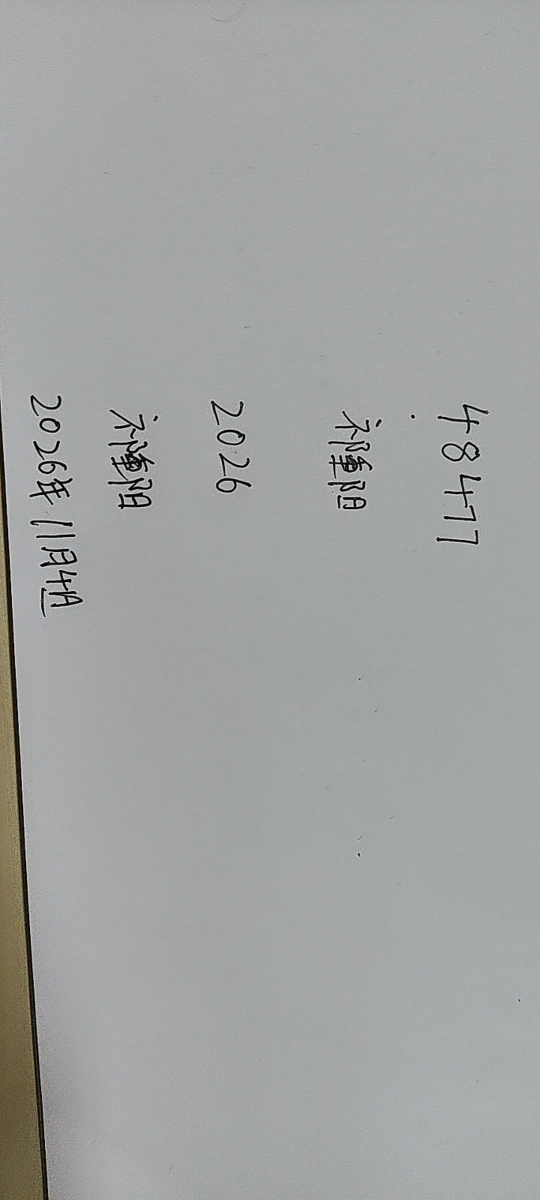
#> input picture 文档/授权书/sign_src.jpg, 1080 x 2400 px (shown at 1/2 size)
$ python extract_sign.py
#> lines starting #> are read from the running program, lines starting #| are printed output that depends on the picture; after the words box and inside, x2 and y2 are one past the last pixel; in counts of white or black regions, pixels touching at a corner belong together
# -*- coding: utf-8 -*-
"""extract_sign.py : 从白纸照片中抠出每段手写内容

做法：先用低频背景估计把纸面拉成纯白（白平衡），再按暗度裁掉四周空白，
输出不透明 RGB——贴到白底页面上时纸底与页面融为一体，只留下墨迹。
"""
import os
import shutil

import numpy as np
from PIL import Image, ImageFilter

HERE = os.path.dirname(os.path.abspath(__file__))
SRC = os.path.join(HERE, 'sign_src.jpg')
OUT = os.path.join(HERE, 'crops')
if os.path.isdir(OUT):
    shutil.rmtree(OUT)
os.makedirs(OUT, exist_ok=True)

im = Image.open(SRC).rotate(90, expand=True).convert('RGB')
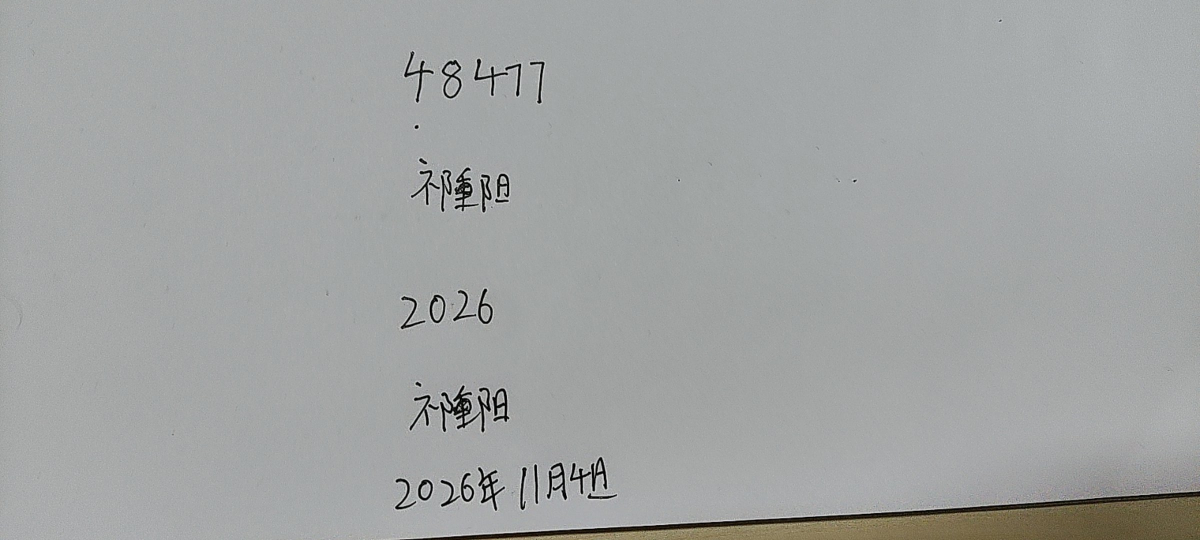
#> im: PIL image 2400x1080 RGB (shown at 1/2 size); mean R, G, B 161.2, 163.4, 162.8
w, h = im.size
#> w = 2400; h = 1080
im = im.crop((60, 20, w - 60, h - 40))
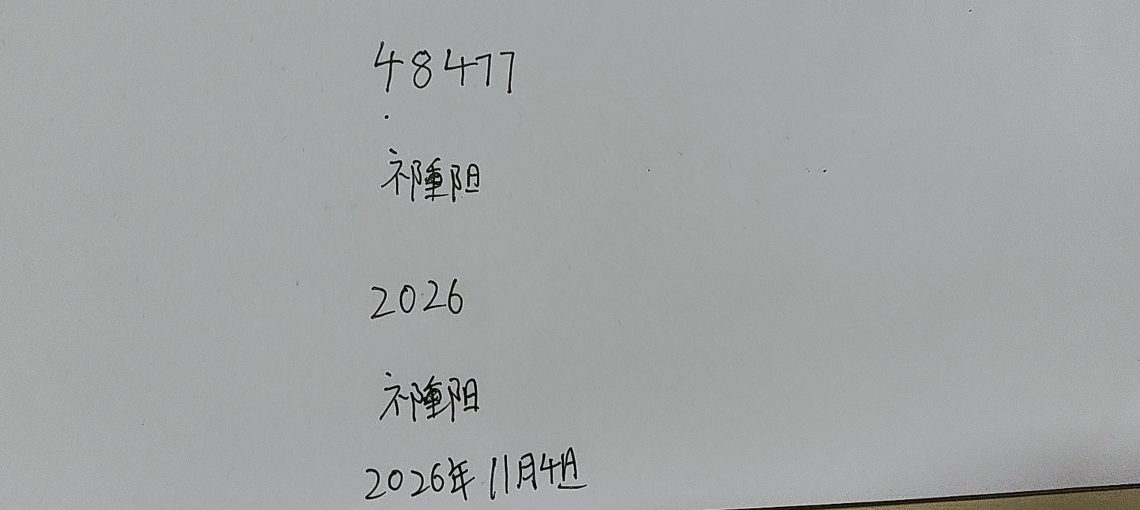
#> im: PIL image 2280x1020 RGB (shown at 1/2 size); mean R, G, B 162, 164.5, 164.4
g = np.array(im.convert('L')).astype(np.float32)
print('cropped size', im.size)
#| cropped size (2280, 1020)

ink = g < 110
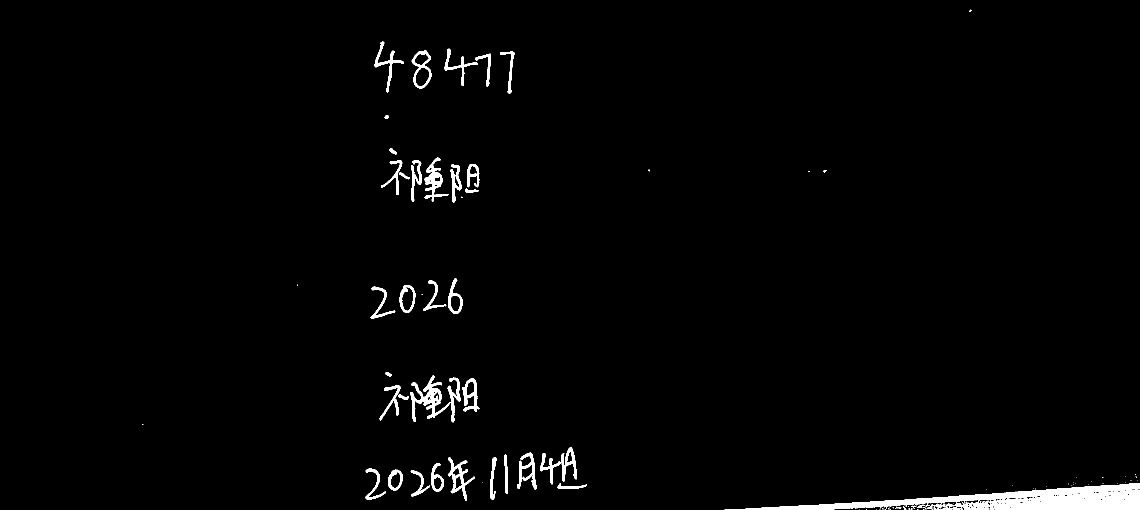
#> ink: shape (1020, 2280) bool (shown at 1/2 size); 1.8% white; 104 white regions (62 under 20 px), largest, box (x1, y1, x2, y2) and area: (1449, 966, 2280, 1020) 18171, (820, 751, 902, 844) 2217, (849, 315, 898, 403) 1404
rows = ink.sum(axis=1)
#> rows = 1020 values, max 618 at index 1018, min 0 at index 0, mean 40.07

bands = []
in_band, start = False, 0
for y, v in enumerate(rows):
    if v > 3 and not in_band:
        in_band, start = True, y
    elif v <= 3 and in_band:
        in_band = False
        bands.append([start, y])
#> this loop made 1020 passes
#> (v, in_band) on passes 22, 24: (4, True), (0, False)
#> in_band on passes 85, 188, 232, 239, 298, 309: True, False, True, False, True, False
#> after the loop, bands = [[21, 23], [84, 187], [231, 238], [297, 308], [316, 404], [557, 638], [744, 844]]; in_band = True; start = 895
if in_band:
    bands.append([start, len(rows)])

merged = []
for b in bands:
    if merged and b[0] - merged[-1][1] < 45:
        merged[-1][1] = b[1]
    else:
        merged.append(b)
#> this loop made 8 passes
#> after the loop, merged = [[21, 23], [84, 238], [297, 404], [557, 638], [744, 844], [895, 1020]]

bands = []
for y0, y1 in merged:
    while y1 > y0 + 20 and ink[y1 - 1, :].sum() > 0.25 * ink.shape[1]:
        y1 -= 1
    if y1 - y0 > 20:
        bands.append((y0, y1))
#> this loop made 6 passes
#> after the loop, bands = [(84, 238), (297, 404), (557, 638), (744, 844), (895, 1010)]

print('bands:', bands)
#| bands: [(84, 238), (297, 404), (557, 638), (744, 844), (895, 1010)]
names = ['team_id', 'member', 'year', 'signature', 'date']

for i, (y0, y1) in enumerate(bands):
    # 内容都靠左，固定 x 范围即可避开右侧噪点与桌面
    x0, x1 = 40, 900
    pad = 8
    y0p, y1p = max(0, y0 - pad), min(g.shape[0], y1 + pad)

    sub = im.crop((x0, y0p, x1, y1p))
    rgb = np.array(sub).astype(np.float32)

    # 低频背景（纸面亮度）估计：缩小 -> 取亮 -> 放大
    small_w = max(2, sub.size[0] // 24)
    small_h = max(2, sub.size[1] // 8)
    small = sub.convert('L').resize((small_w, small_h), Image.BOX)
    small = small.filter(ImageFilter.MaxFilter(3))
    bg = np.array(small.resize(sub.size, Image.BILINEAR)).astype(np.float32)
    bg = np.maximum(bg, 60.0)

    # 白平衡：纸面拉到 246，墨迹保持深色
    scale = 246.0 / bg
    norm = np.clip(rgb * scale[..., None], 0, 255)
    lum = np.array(Image.fromarray(norm.astype(np.uint8), 'RGB').convert('L')).astype(np.float32)

    # 用暗度裁掉四周空白
    mask = lum < 205
    ys, xs = np.where(mask)
    if len(ys) == 0:
        continue
    yy0, yy1 = max(0, ys.min() - 4), min(lum.shape[0], ys.max() + 5)
    xx0, xx1 = max(0, xs.min() - 4), min(lum.shape[1], xs.max() + 5)

    out = Image.fromarray(norm[yy0:yy1, xx0:xx1].astype(np.uint8), 'RGB')
    name = names[i] if i < len(names) else 'extra%d' % i
    path = os.path.join(OUT, '%d_%s.png' % (i, name))
    out.save(path)
    print('%-10s w=%4d h=%3d  %s' % (name, out.size[0], out.size[1], path))
#> this loop made 5 passes
#> (y0, y1, y0p, y1p, small_h, yy0, yy1, xx0) on passes 1 to 5: (84, 238, 76, 246, 21, 2, 166, 698), (297, 404, 289, 412, 15, 3, 119, 562), (557, 638, 549, 646, 12, 0, 96, 231), (744, 844, 736, 852, 14, 3, 116, 240), (895, 1010, 887, 1018, 16, 23, 117, 682)
#| team_id    w= 162 h=164  文档/授权书/crops/0_team_id.png
#| member     w= 298 h=116  文档/授权书/crops/1_member.png
#| year       w= 629 h= 96  文档/授权书/crops/2_year.png
#| signature  w= 620 h=113  文档/授权书/crops/3_signature.png
#| date       w= 178 h= 94  文档/授权书/crops/4_date.png
#> pass 1, `sub = im.crop((x0, y0p, x1, y1p))`:
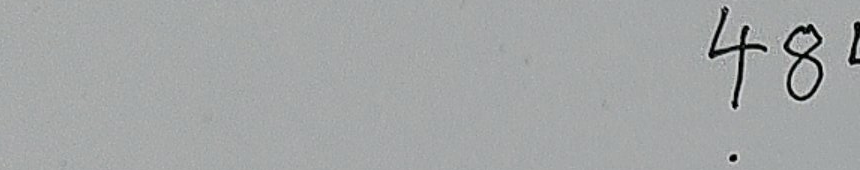
#> sub: PIL image 860x170 RGB; mean R, G, B 163.3, 165.8, 166.1
#> pass 1, `small = sub.convert('L').resize((small_w, small_h), Image.BOX)`:
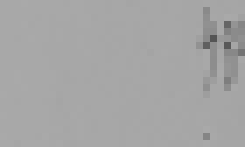
#> small: PIL image 35x21 L (shown 7 times larger); min 85, max 169, mean 165.1
#> after the loop:
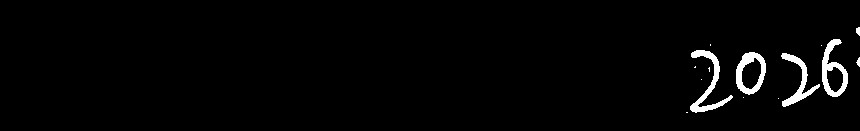
#> mask: shape (131, 860) bool; 2.2% white; 14 white regions (8 under 20 px), largest, box (x1, y1, x2, y2) and area: (690, 50, 733, 113) 663, (822, 39, 848, 97) 626, (736, 52, 766, 95) 586, (781, 53, 820, 107) 540, (856, 27, 860, 36) 28, (856, 57, 860, 67) 24
#> after the loop:
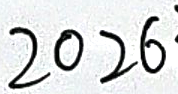
#> out: PIL image 178x94 RGB; mean R, G, B 216.7, 218.6, 219.1

$ run again, with 文档/授权书/grid.png saved as 文档/授权书/sign_src.jpg
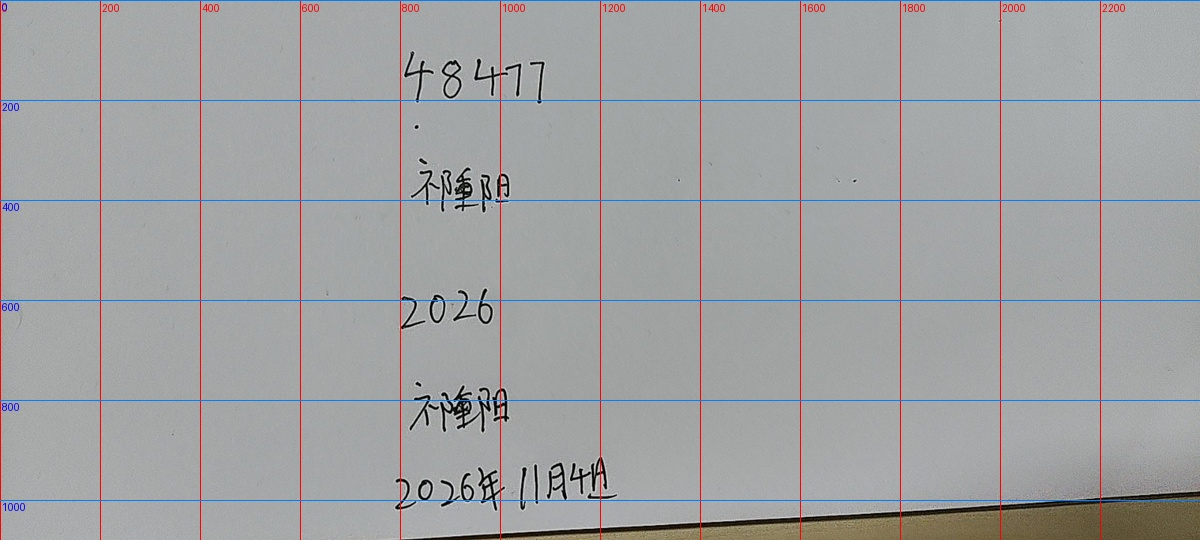
#> input picture 文档/授权书/grid.png, 1200 x 540 px
#| cropped size (420, 1140)
#> `ink = g < 110`:
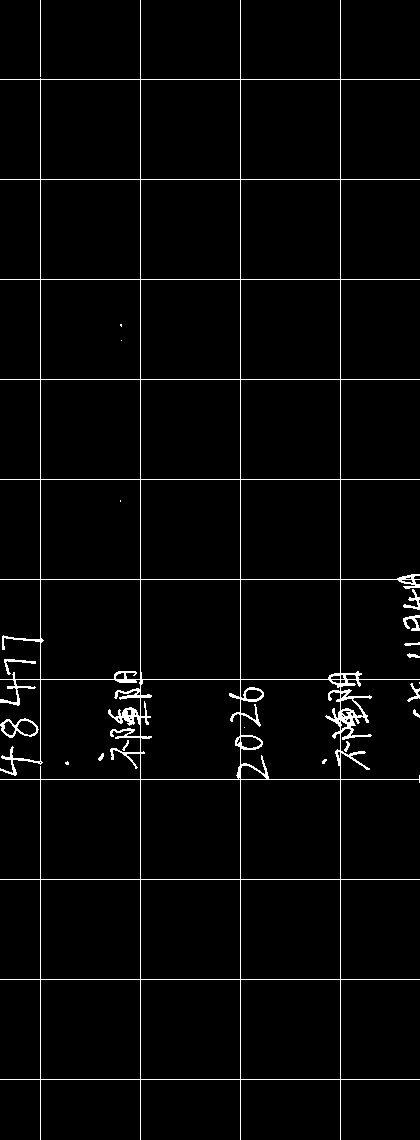
#> ink: shape (1140, 420) bool; 2.8% white in thin lines or dots
#> rows = 1140 values, max 420 at index 79, min 3 at index 77, mean 11.78
#> the loop `for y, v in enumerate(rows):` made 1140 passes
#> (in_band, start) on passes 1, 79: (True, 0), (True, 78)
#> after the loop `for y, v in enumerate(rows):`: bands = [[0, 77]]; in_band = True; start = 78
#> the loop `for b in bands:` made 2 passes
#> b on passes 1 to 2: [0, 77], [78, 1140]
#> after the loop `for b in bands:`: merged = [[0, 1140]]
#> the loop `for y0, y1 in merged:` made 1 pass
#> after the loop `for y0, y1 in merged:`: bands = [(0, 1140)]
#| bands: [(0, 1140)]
#> the loop `for i, (y0, y1) in enumerate(bands):` made 1 pass
#> (y0, y1, x0, x1, pad, y0p, y1p, small_w) on pass 1: (0, 1140, 40, 900, 8, 0, 1140, 35)
#> (printed output is left out)
#> after the loop `for i, (y0, y1) in enumerate(bands):`:
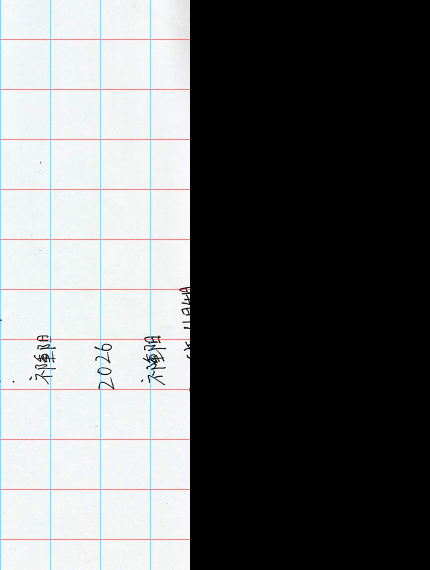
#> out: PIL image 860x1140 RGB (shown at 1/2 size); mean R, G, B 105.2, 106.5, 106.9
